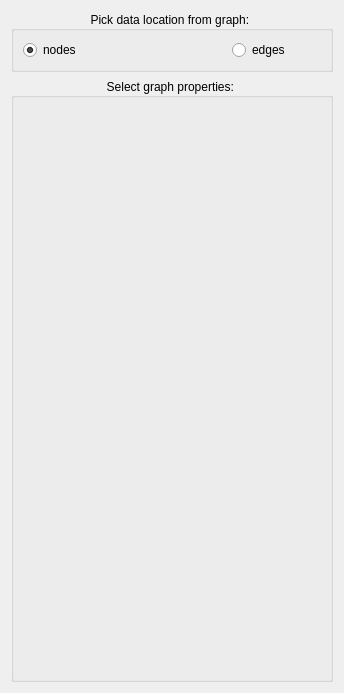
<?xml version="1.0" encoding="UTF-8"?>
<ui version="4.0">
 <class>ViewGraphPropertiesSelectionWidgetData</class>
 <widget class="QWidget" name="ViewGraphPropertiesSelectionWidgetData">
  <property name="geometry">
   <rect>
    <x>0</x>
    <y>0</y>
    <width>344</width>
    <height>693</height>
   </rect>
  </property>
  <property name="windowTitle">
   <string>Properties</string>
  </property>
  <layout class="QVBoxLayout" name="verticalLayout">
   <item>
    <widget class="QGroupBox" name="groupBox2">
     <property name="sizePolicy">
      <sizepolicy hsizetype="Preferred" vsizetype="Fixed">
       <horstretch>0</horstretch>
       <verstretch>0</verstretch>
      </sizepolicy>
     </property>
     <property name="minimumSize">
      <size>
       <width>24</width>
       <height>55</height>
      </size>
     </property>
     <property name="title">
      <string>Pick data location from graph: </string>
     </property>
     <property name="alignment">
      <set>Qt::AlignCenter</set>
     </property>
     <layout class="QHBoxLayout" name="horizontalLayout_4">
      <property name="spacing">
       <number>9</number>
      </property>
      <property name="margin">
       <number>9</number>
      </property>
      <item>
       <layout class="QHBoxLayout" name="horizontalLayout_5">
        <property name="spacing">
         <number>120</number>
        </property>
        <item>
         <widget class="QRadioButton" name="nodesButton">
          <property name="sizePolicy">
           <sizepolicy hsizetype="Expanding" vsizetype="Fixed">
            <horstretch>0</horstretch>
            <verstretch>0</verstretch>
           </sizepolicy>
          </property>
          <property name="text">
           <string>nodes</string>
          </property>
          <property name="checked">
           <bool>true</bool>
          </property>
         </widget>
        </item>
        <item>
         <widget class="QRadioButton" name="edgesButton">
          <property name="sizePolicy">
           <sizepolicy hsizetype="Expanding" vsizetype="Fixed">
            <horstretch>0</horstretch>
            <verstretch>0</verstretch>
           </sizepolicy>
          </property>
          <property name="text">
           <string>edges</string>
          </property>
         </widget>
        </item>
       </layout>
      </item>
     </layout>
    </widget>
   </item>
   <item>
    <widget class="QGroupBox" name="groupBox">
     <property name="sizePolicy">
      <sizepolicy hsizetype="Expanding" vsizetype="Expanding">
       <horstretch>0</horstretch>
       <verstretch>0</verstretch>
      </sizepolicy>
     </property>
     <property name="title">
      <string>Select graph properties: </string>
     </property>
     <property name="alignment">
      <set>Qt::AlignCenter</set>
     </property>
     <layout class="QVBoxLayout" name="verticalLayout_2">
      <item>
       <widget class="tlp::GraphPropertiesSelectionWidget" name="graphPropertiesSelectionWidget" native="true"/>
      </item>
     </layout>
    </widget>
   </item>
  </layout>
 </widget>
 <customwidgets>
  <customwidget>
   <class>tlp::GraphPropertiesSelectionWidget</class>
   <extends>QWidget</extends>
   <header location="global">talipot/GraphPropertiesSelectionWidget.h</header>
   <container>1</container>
  </customwidget>
 </customwidgets>
 <resources/>
 <connections/>
</ui>
